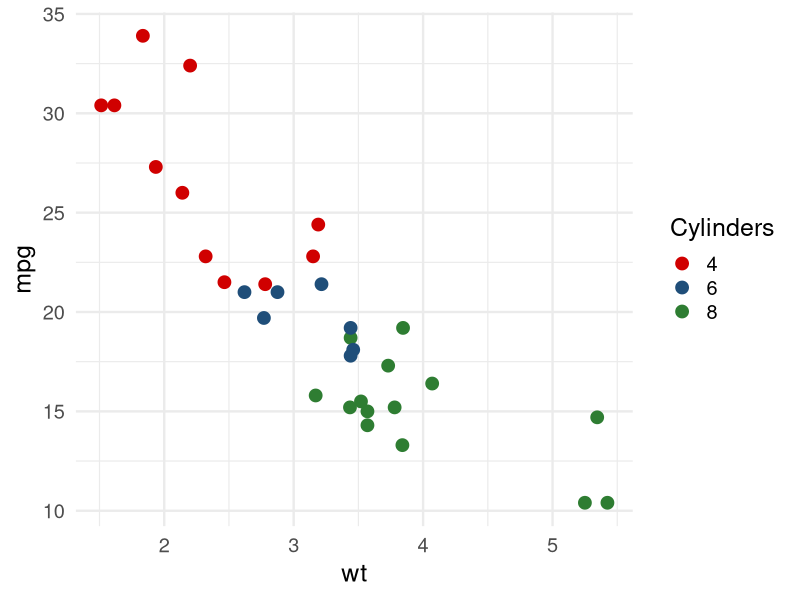
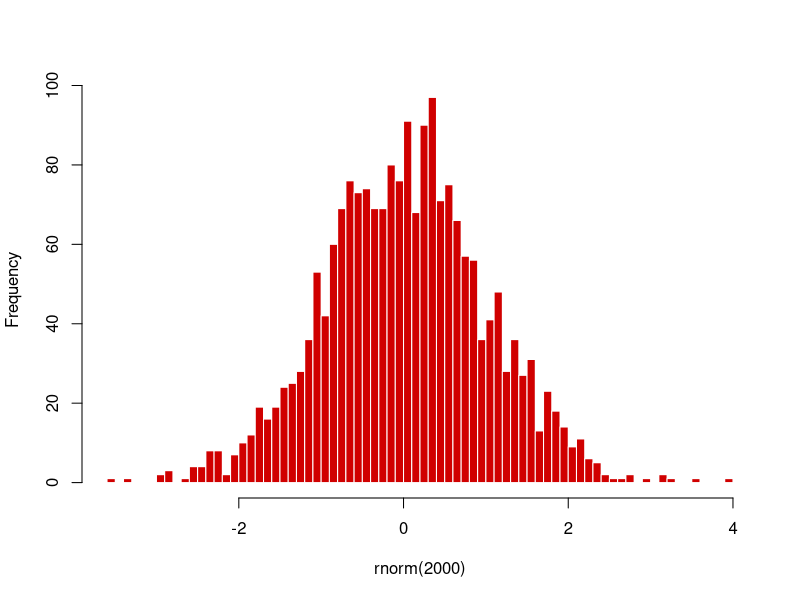

Write the R code that produced these figures, in order.
## ---- chunk 1
#| echo: false
#| message: false
#| fig-cap: "Column-width ggplot"
library(ggplot2)
ggplot(mtcars, aes(wt, mpg, color = factor(cyl))) +
  geom_point(size = 4) +
  scale_color_manual(values = c("#D00000", "#1f4e79", "#2e7d32")) +
  labs(color = "Cylinders") +
  theme_minimal(base_size = 18)
## ---- chunk 2
#| echo: false
#| fig-cap: "Full-width histogram across all three columns"
#| fig-width: 16
#| fig-height: 4
hist(rnorm(2000), breaks = 60, col = "#D00000", border = "white", main = "")
